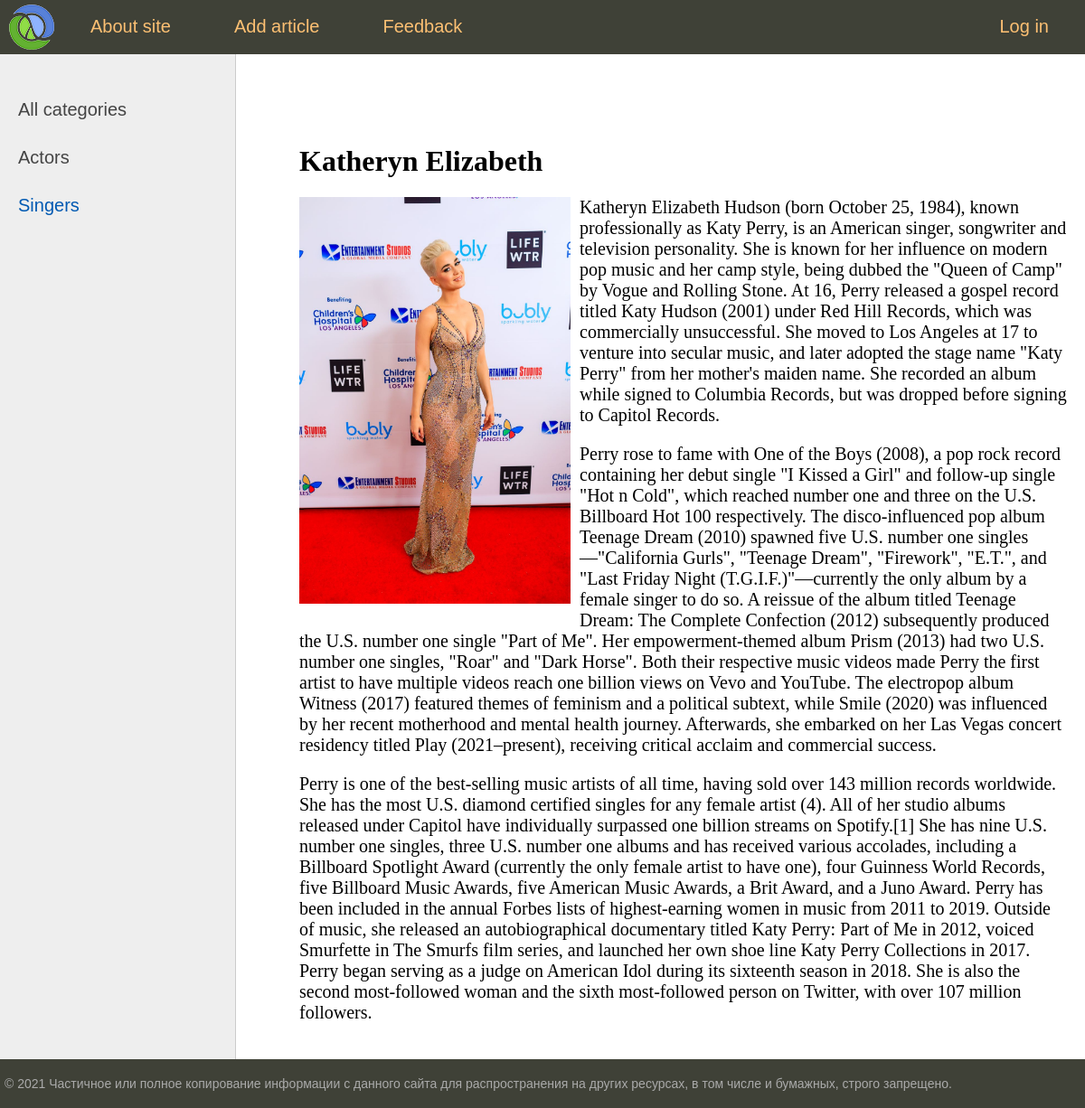
Screenshot of /post/ketty-perry/ with the database file from the repository.
### women/models.py (models this page shows, shortened)
class Category(models.Model):
    name = models.CharField(max_length=100, verbose_name='category')
    slug = models.SlugField(max_length=255,unique=True,verbose_name='URL')
    class Meta:
        ordering = ['id']
    def get_absolute_url(self):
        return reverse('women:category', kwargs={'category_slug':self.slug})

class Women(models.Model):
    title = models.CharField(max_length=255, verbose_name='_title_')
    slug = models.SlugField(max_length=255,unique=True,verbose_name='URL')
    content = models.TextField(blank=True)
    photo = models.ImageField(upload_to='photos/%Y/%m/%d')
    time_create = models.DateTimeField(auto_now_add=True)
    time_update = models.DateTimeField(auto_now=True)
    is_published = models.BooleanField(default=True)
    cat = models.ForeignKey('Category', on_delete=models.CASCADE)
    class Lol:
        ordering = ['title']
    class Meta:
        verbose_name = 'Famous woman'
        verbose_name_plural = 'Famous women'
        ordering = ['-pk']

### women/views.py (the view)
# urls.py: path('post/<slug:post_slug>/', show_post, name='post'),
def show_post(request,post_slug):
    post = get_object_or_404(Women,slug=post_slug)
    context = {
        'post': post,
        'title': post.title,
        'cat_selected': post.cat_id
    }
    return render(request, 'women/post.html', context=context)

### women/templatetags/women_tags.py (called while the page is built)
@register.inclusion_tag('women/list_categories.html')
def show_categories(sort=None, cat_selected=0):
    cats = Category.objects.all()
    if not sort:
        cats = Category.objects.all()
    else:
        cats = Category.objects.order_by(sort)
    return {'cats': cats, 'cat_selected': cat_selected}

@register.inclusion_tag('women/list_menu.html')
def get_menu():
    menu = [{'title': 'About site', 'url_name': 'women:about'},
            {'title': 'Add article', 'url_name': 'women:add_page'},
            {'title': 'Feedback', 'url_name': 'women:contact'},
            {'title': 'Log in', 'url_name': 'women:login'}]
    return {'menu': menu}

### women/templates/women/post.html
{% extends 'women/base.html' %}
{% block content %}
<h1>{{post.title}}</h1>
{% if post.photo %}
<p><img class="img-article-left" src="{{post.photo.url}}" alt=""></p>
{% endif %}
{{post.content|linebreaks}}
{% endblock %}

### women/templates/women/list_categories.html
{% for c in cats %}
    {% if c.pk == cat_selected %}
        <li class="selected">{{c.name}}</li>
    {% else %}
        <li><a href="{{ c.get_absolute_url }}">{{c.name}}</a></li>
    {% endif %}
{% endfor %}

### women/static/women/css/styles.css (style rules this page uses)
html, body { font-family: 'Arial'; margin: 0; padding: 0; height: 100%; width: 100%; color: #444; }
a { color: #0059b2; text-decoration: none; }
img { max-width: 600px; height: auto; }
img.img-article-left { max-width: 300px; height: auto; float: left; padding: 0 10px 10px 0; }
.left-chapters ul li { margin: 30px 0 0 0; color: #999; }
.left-chapters ul li.selected { color: #0059b2; }
.left-chapters ul li a { color: #444; text-decoration: none; }
.content-text h1 { font-size: 32px; }

### rows the page displays
Category: name "Actors"
Category: name "Singers"
Women: title "Katheryn Elizabeth", photo (picture), content "Katheryn Elizabeth Hudson (born October 25, 1984), known professionally as Katy Perry, is an American singer, songwriter and television personality. She is known for her influence on modern pop music and her camp style, being dubbed the \"Queen of Camp\" by Vogue and Rolling Stone. At 16, Perry released a gospel record titled Katy Hudson (2001) under Red Hill Records, which was commercially unsuccessful. She moved to Los Angeles at 17 to venture into secular music, and later adopted the stage name \"Katy Perry\" from her mother's maiden name. She recorded an album while signed to Columbia Records, but was dropped before signing to Capitol Records. Perry rose to fame with One of the Boys (2008),…"

### other values shown
{{ m.title }} "About site" "Add article" "Feedback"
{{ m.title }} "Log in"
